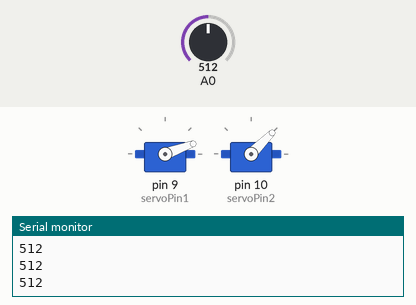
Recording of a sketch running on a simulated Arduino Uno, built with avr-gcc and run on an emulated ATmega328P. Parts: 2 × servo, the last lines printed to the serial monitor. Inputs (shaded band) come from the test bench; at power-on: A0 = 512.

Above: at 1.2 s.
1.3 s: A0 set to 0
At 3.1 s:
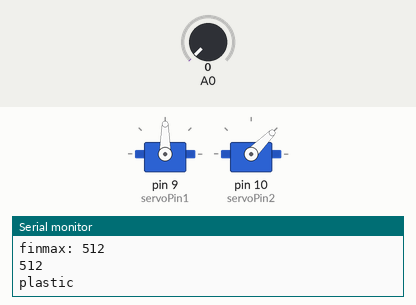
At 3.8 s:
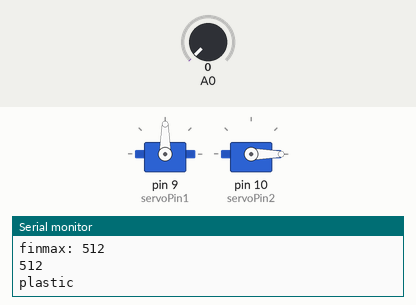
Timing chart, 0 to 6.9 s (numbered marks = the images above; inputs shaded):
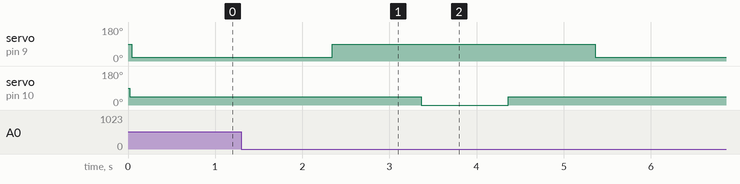

Measured:
- after the input at 1.3 s, servo on pin 9 (servoPin1): 20° → 90° after 1.0 s, → 20° 3.0 s later; servo on pin 10 (servoPin2): 45° → 0° after 2.1 s, → 45° 1.0 s later

The sketch:

total.ino
```cpp
#include <Servo.h>
int servoPin1 = 9;
int servoPin2 = 10;
Servo servo1;
Servo servo2;

int min_value = 547;
int max_value = 2400;

void setup()


{

 Serial.begin(9600); //
 //servo1.attach(servoPin1);
 servo1.attach(servoPin1,min_value,max_value);
  servo2.attach(servoPin2);

}

void loop()

{
  delay(20);
servo2.write(45);
delay(20);
servo1.write(20);

 int max;
 int val;

  max = -1;
 val=analogRead(0);//Connect the sensor to analog pin 0
Serial.println(val,DEC);//


if(val > 10){
  while(val!=0){
  if(max <= val){
    max = val;
    Serial.println(max);
  }
     val=analogRead(0);//Connect the sensor to analog pin 0
  }
}

   Serial.print("max: ");//
   Serial.println(max,DEC);//


if(max > 20){
    Serial.print("finmax: ");//
    Serial.println(max,DEC);//

if(max>=700){
  Serial.println(max,DEC);//
  Serial.println("glass");//

   delay(1000);
   servo1.write(170);
   delay(20);

}else if (max >= 280){
   Serial.println(max,DEC);//
   Serial.println("plastic");//
    delay(1000);
    servo1.write(90);
    delay(20);
}else if (max >= 20  ){
  Serial.println(max,DEC);//
  Serial.println("etc");//
servo1.write(20);
delay(1000);
}

delay(1000);
servo2.write(0);
delay(1000);
servo2.write(45);
delay(1000);
servo1.write(20);
delay(1000);
}


}
```
